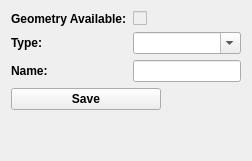
                                  <widget class="QWidget" name="page_zone">
                                    <layout class="QVBoxLayout" name="verticalLayout_26">
                                      <item>
                                        <layout class="QVBoxLayout" name="verticalLayout_28">
                                          <item>
                                            <layout class="QFormLayout" name="formLayout_zone">
                                              <item row="1" column="0">
                                                <widget class="QLabel" name="label_25">
                                                  <property name="font">
                                                    <font>
                                                      <weight>75</weight>
                                                      <bold>true</bold>
                                                    </font>
                                                  </property>
                                                  <property name="text">
                                                    <string>Type:</string>
                                                  </property>
                                                </widget>
                                              </item>
                                              <item row="1" column="1">
                                                <widget class="QComboBox" name="type_zone">
                                                  <property name="toolTip">
                                                    <string>&lt;html&gt;&lt;head/&gt;&lt;body&gt;&lt;p align="right"&gt;Select zone type&lt;/p&gt;&lt;/body&gt;&lt;/html&gt;</string>
                                                  </property>
                                                  <property name="editable">
                                                    <bool>true</bool>
                                                  </property>
                                                </widget>
                                              </item>
                                              <item row="2" column="0">
                                                <widget class="QLabel" name="label_28">
                                                  <property name="font">
                                                    <font>
                                                      <weight>75</weight>
                                                      <bold>true</bold>
                                                    </font>
                                                  </property>
                                                  <property name="text">
                                                    <string>Name:</string>
                                                  </property>
                                                </widget>
                                              </item>
                                              <item row="2" column="1">
                                                <widget class="QLineEdit" name="nom_zone">
                                                  <property name="maximumSize">
                                                    <size>
                                                      <width>400</width>
                                                      <height>16777215</height>
                                                    </size>
                                                  </property>
                                                  <property name="toolTip">
                                                    <string>&lt;html&gt;&lt;head/&gt;&lt;body&gt;&lt;p align="right"&gt;The zone name must not be concatenated with the zone type, e.g.&lt;span style=" font-weight:600;"&gt; Industrial Zone Dar El Beida&lt;/span&gt;&lt;/p&gt;&lt;p align="right"&gt;&lt;span style=" font-weight:600;"&gt;Zone Type:&lt;/span&gt; Industrial Zone&lt;/p&gt;&lt;p align="right"&gt;&lt;span style=" font-weight:600;"&gt;Zone Name:&lt;/span&gt; Dar El Beida&lt;/p&gt;&lt;/body&gt;&lt;/html&gt;</string>
                                                  </property>
                                                </widget>
                                              </item>
                                              <item row="3" column="0" colspan="2">
                                                <layout class="QHBoxLayout" name="horizontalLayout_19">
                                                  <item>
                                                    <widget class="QPushButton" name="submit_zone">
                                                      <property name="maximumSize">
                                                        <size>
                                                          <width>150</width>
                                                          <height>16777215</height>
                                                        </size>
                                                      </property>
                                                      <property name="font">
                                                        <font>
                                                          <weight>75</weight>
                                                          <bold>true</bold>
                                                        </font>
                                                      </property>
                                                      <property name="toolTip">
                                                        <string>&lt;html&gt;&lt;head/&gt;&lt;body&gt;&lt;p align="justify"&gt;Save information and geometry in the database&lt;/p&gt;&lt;/body&gt;&lt;/html&gt;</string>
                                                      </property>
                                                      <property name="text">
                                                        <string>Save</string>
                                                      </property>
                                                      <property name="icon">
                                                        <iconset>
                                                          <normaloff>../icons/icons8-save-50.png</normaloff>../icons/icons8-save-50.png</iconset>
                                                      </property>
                                                    </widget>
                                                  </item>
                                                </layout>
                                              </item>
                                              <item row="0" column="1">
                                                <widget class="QCheckBox" name="is_zone">
                                                  <property name="enabled">
                                                    <bool>false</bool>
                                                  </property>
                                                  <property name="toolTip">
                                                    <string>&lt;html&gt;&lt;head/&gt;&lt;body&gt;&lt;p align="right"&gt;Indicator of geometry availability for zone&lt;/p&gt;&lt;/body&gt;&lt;/html&gt;</string>
                                                  </property>
                                                  <property name="text">
                                                    <string />
                                                  </property>
                                                </widget>
                                              </item>
                                              <item row="0" column="0">
                                                <widget class="QLabel" name="label_21">
                                                  <property name="font">
                                                    <font>
                                                      <weight>75</weight>
                                                      <bold>true</bold>
                                                    </font>
                                                  </property>
                                                  <property name="text">
                                                    <string>Geometry Available:</string>
                                                  </property>
                                                </widget>
                                              </item>
                                            </layout>
                                          </item>
                                        </layout>
                                      </item>
                                      <item>
                                        <spacer name="verticalSpacer">
                                          <property name="orientation">
                                            <enum>Qt::Vertical</enum>
                                          </property>
                                          <property name="sizeHint" stdset="0">
                                            <size>
                                              <width>20</width>
                                              <height>40</height>
                                            </size>
                                          </property>
                                        </spacer>
                                      </item>
                                    </layout>
                                  </widget>
